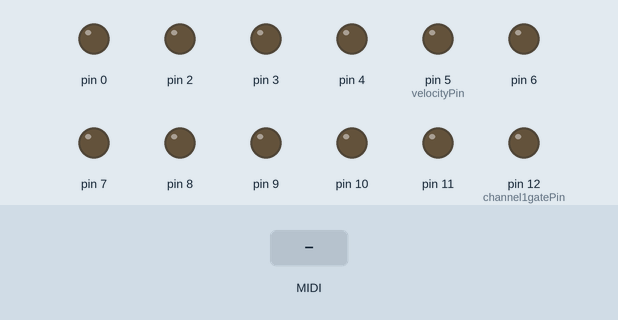
Recording of a program running on a simulated Arduino Nano, built with avr-gcc and run on an emulated ATmega328P. On the bench: output pins drawn as LEDs (lit = HIGH). The test bench sets the inputs (shaded band). MIDI output is not drawn.

Above: at 1.2 s.
1.3 s: MIDI note 36 received
At 1.45 s:
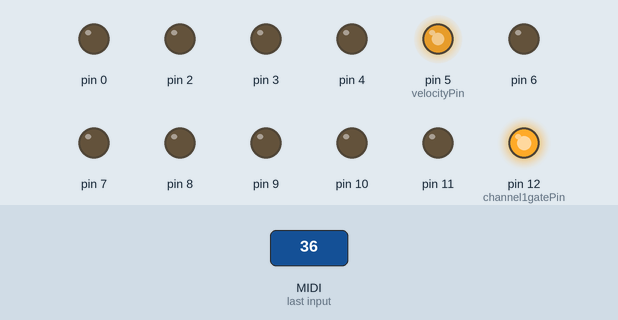
Timing chart, 0 to 4.3 s (numbered marks = the images above; inputs shaded):
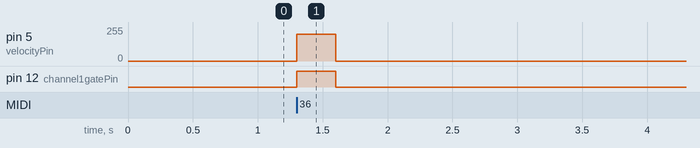

The program:

main.cpp
```cpp
/*  https://www.instructables.com/id/Another-MIDI-to-CV-Box-/
 *  Another MIDI2CV Box
 *  MIDI interface for Hz/V and V/oct synths. Connect your favourite keyboard or DAW to the box via MIDI;
 *  the box will in turn control your synth gate On/Off (straight +5V/0V or S-Trig, reversed,
 *  0V/+5V), pitch (variable voltage via DAC output), velocity (0V to +5V, RC filtered) and a MIDI Control
 *  Change variable at your will (0V to +5V, RC filtered).
 *
 *  Connections:
 * (1) MIDI connector: see general online reference
 * (2) DAC MCP4725:
 * SDA pin to A4/SDA (Arduino UNO adn nano)
 * SCL pin to A5/SCL (Arduino UNO adn nano)
 * GND to GND
 * VCC to +5V
 * (3) Outputs:
 * Arduino gate OUT pin (pin 12 by default) to synth gate/trigger IN via 1K Ohm resistor
 * Arduino velocity OUT pin (pin 10 by default) to synth VCA IN via RC filter (1K Ohm, 100uF)
 * Arduino MIDI CC OUT pin (pin 9 by default) to synth VCF IN via RC filter (1K Ohm, 100uF)
 *
 * Gate Pin for Channel 2:
 * Note - Pin
 * 32 - 2
 * 33 - 4
 * 34 - 7
 * 34 - 8
 *
 * Gate Pin for Channel 1: 12
 * reacts to every Note
 *
 * Arduino PWM-Pins: 3, 5, 6, 9, 10, 11
 * Arduino Gate-Pins: 2, 4, 7, 8, 12
 * DAC OUT to synth VCO IN
 *
 * MIDI messages table:
 *    Message                      Status    Data 1               Data 2
 *    Note Off                     8n        Note Number          Velocity
 *    Note On                      9n        Note Number          Velocity
 *    Polyphonic Aftertouch        An        Note Number          Pressure
 *    Control Change               Bn        Controller Number    Data
 *    Program Change               Cn        Program Number       Unused
 *    Channel Aftertouch           Dn        Pressure             Unused
 *    Pitch Wheel                  En        LSB                  MSB
 *
 * Key
 * n is the MIDI Channel Number (0-F)
 * LSB is the Least Significant Byte
 * MSB is the Least Significant Byte
 * There are several different types of controller messages.
 *
 * useful links, random order:
 *  https://en.wikipedia.org/wiki/CV/gate
 *  https://www.instructables.com/id/Send-and-Receive-MIDI-with-Arduino/
 *  http://www.songstuff.com/recording/article/midi_message_format
 *  https://espace-lab.org/activites/projets/en-arduino-processing-midi-data/
 *  https://learn.sparkfun.com/tutorials/midi-shield-hookup-guide/example-2-midi-to-control-voltage
 *  https://provideyourown.com/2011/analogwrite-convert-pwm-to-voltage/
 *  https://www.midi.org/specifications/item/table-3-control-change-messages-data-bytes-2
 *  https://arduino-info.wikispaces.com/Arduino-PWM-Frequency
 *
 *  by Barito, 2017 - 2018
 */
#include <Arduino.h>
#include <Wire.h>
#include <Adafruit_MCP4725.h>
#include <MIDI.h>

bool debug = false;

#define NUMBER_OF_CC 6
#define NUMBER_OF_GATES 5

//set at your will ...
#define REVERSE_GATE 0 //V-Trig = 0, S-Trig = 1
bool HZV = 1; //set to "0" for V/oct

byte ccMax = 255;
byte midiChannel = 1;

Adafruit_MCP4725 dac;


//digital
byte channel1gatePin = 12;
//analog
byte velocityPin = 5; //pwm frequency is going to be increased for this in the setup

float outVoltmV;
int velocityOut;
int CCOut;

unsigned long lastUpdateTime = 0;  // the last time the output pin was toggled
unsigned long updateDelay = 500;    // the debounce time; increase if the output flickers

uint16_t dacValue;
//CHANGE IF BY PRESSING "C" ON YOUR KEYBOARD YOU HAVE ANOTHER NOTE OUTPUTTED BY THE SYNTH (HZ/V).
int noteHZVshift = -1;//With external USB hub I had to set this to "-1". With PC USB to "+2".
//CHANGE IF YOU HAVE A DETUNING BETWEEN ADIACENT NOTES/OCTAVES (V/oct).
float VoctLinCoeff = 0.0790;//If your +5V are straight +5.000V this is 1/12 = 0.0833.
//CHANGE TO SHIFT BY OCTAVES (V/oct).
float VoctShift = -2.0;
byte lastNote;
MIDI_CREATE_DEFAULT_INSTANCE();


struct noteInfo
{
    byte pin;
    byte note;
    bool triggered;
};

struct ccInfo
{
    byte pin;
    byte midiCC;
    byte value;
};

ccInfo avaibleCC[NUMBER_OF_CC];
noteInfo avaibleNotes[NUMBER_OF_GATES];

void fillCcStruct( int index, byte pin, byte midiCC, byte value)
{
    avaibleCC[index].pin = pin;
    avaibleCC[index].midiCC = midiCC;
    avaibleCC[index].value = value;
}

void fillNoteStruct(int index, byte pin, byte note, byte triggered) {
    avaibleNotes[index].pin = pin;
    avaibleNotes[index].note = note;
    avaibleNotes[index].triggered = false;
}


void handleNoteOn(byte channel, byte note, byte velocity)
{
    if(channel == 1) {
        lastNote = note;
        //Hz/V; x 1000 because map truncates decimals
        if (HZV) {
            //0.125*1000
            //V/oct; x 1000 because map truncates decimals
            outVoltmV = 125.0*exp(0.0578*(note+noteHZVshift));
        } else {
            outVoltmV = 1000*((note*VoctLinCoeff)+ VoctShift);
        }
        dacValue = constrain(map(outVoltmV, 0, 5000, 0, 4095), 0, 4095);
        dac.setVoltage(dacValue, false);
        if(REVERSE_GATE == 1) {
            digitalWrite(channel1gatePin, LOW);
        } else {
            digitalWrite(channel1gatePin, HIGH);
        }
        velocityOut = map(velocity, 0, 127, 0, 255);
        analogWrite(velocityPin, velocityOut);
    } else if(channel == 2) {
        for(byte i = 0; i < NUMBER_OF_GATES; i++) {
            if(note == avaibleNotes[i].note) {
                digitalWrite(avaibleNotes[i].pin, HIGH);
            }
        }
    }
}

void handleNoteOff(byte channel, byte note, byte velocity)
{
    if(channel == 1) {
        if(note == lastNote) {
            dac.setVoltage(0, false);
            if(REVERSE_GATE == 1) {
                digitalWrite(channel1gatePin, HIGH);
            } else {
                digitalWrite(channel1gatePin, LOW);
            }
            analogWrite(velocityPin, 0);
        }
    }else if(channel == 2){
        for(byte i = 0; i < NUMBER_OF_GATES; i++) {
            if(note == avaibleNotes[i].note) {
                digitalWrite(avaibleNotes[i].pin, LOW);
            }
        }

    }
}

void handleControlChange(byte channel, byte number, byte value)
{
    for(byte i = 0; i < NUMBER_OF_CC; i++) {
        if(number == avaibleCC[i].midiCC) {
            avaibleCC[i].value = value;
            CCOut = map(value, 0, 127, 0, 255);
            analogWrite(avaibleCC[i].pin, CCOut);
        }
    }
}

void setup()
{
    if(debug) {
        Serial.print(MIDI_CHANNEL_OMNI);
    }
    lastUpdateTime = millis();
    //For Arduino Uno, Nano, and any other board using ATmega 8, 168 or 328
    TCCR0B = TCCR0B & B11111000 | B00000001;
    //// D5, D6: set timer 0 divisor to 1 for PWM frequency of 62500.00 Hz
    TCCR1B = (TCCR1B & B11111000) | B00000001;    // D9, D10: set timer 1 divisor to 1 for PWM frequency of 31372.55 Hz
    //TCCR2B = TCCR2B & B11111000 | B00000001;
    //// D3, D11: set timer 2 divisor to 1 for PWM frequency of 31372.55 Hz

    fillCcStruct(0, 6, 20, 23);
    fillCcStruct(1, 9, 21, 33);
    fillCcStruct(2, 11, 22, 77);
    fillCcStruct(3, 10, 23, 99);
    fillCcStruct(4, 3, 23, 99);
    fillCcStruct(5, 5, 23, 99);

    //gates for channel 2
    fillNoteStruct(0, 2, 0, false);
    fillNoteStruct(1, 4, 1, false);
    fillNoteStruct(2, 7, 2, false);
    fillNoteStruct(3, 8, 3, false);
    //setup pins
    pinMode(channel1gatePin, OUTPUT);
    pinMode(velocityPin, OUTPUT);
    for(byte i = 0; i < NUMBER_OF_CC; i++) {
        pinMode(avaibleCC[i].pin, OUTPUT);
    }

    for(byte i = 0; i < NUMBER_OF_GATES; i++) {
        pinMode(avaibleNotes[i].pin, OUTPUT);
    }

    if(REVERSE_GATE == 1){
        //S-Trig
        digitalWrite(channel1gatePin, HIGH);
    } else {
        //V-Trig
        digitalWrite(channel1gatePin, LOW);
    }

    ////setup MIDI handles
    MIDI.setHandleNoteOn(handleNoteOn);
    MIDI.setHandleNoteOff(handleNoteOff);
    MIDI.setHandleControlChange(handleControlChange);

    //// start MIDI and listen to channel "midiChannel"
    if(debug) {
        Serial.begin(9600);
    } else {
        MIDI.begin(MIDI_CHANNEL_OMNI);
    }
    //// For Adafruit MCP4725A1 the address is 0x62 (default) or 0x63 (ADDR pin tied to VCC)
    //// For MCP4725A0 the address is 0x60 or 0x61
    //// For MCP4725A2 the address is 0x64 or 0x65
    dac.begin(0x62);

}

void loop()
{
    MIDI.read(MIDI_CHANNEL_OMNI);
}
```

Measured:
- after the input at 1.3 s, pin 5 (velocityPin): 0/255 → 200/255 at once, → 0/255 0.30 s later; pin 12 (channel1gatePin): LOW → HIGH at once, → LOW 0.30 s later
